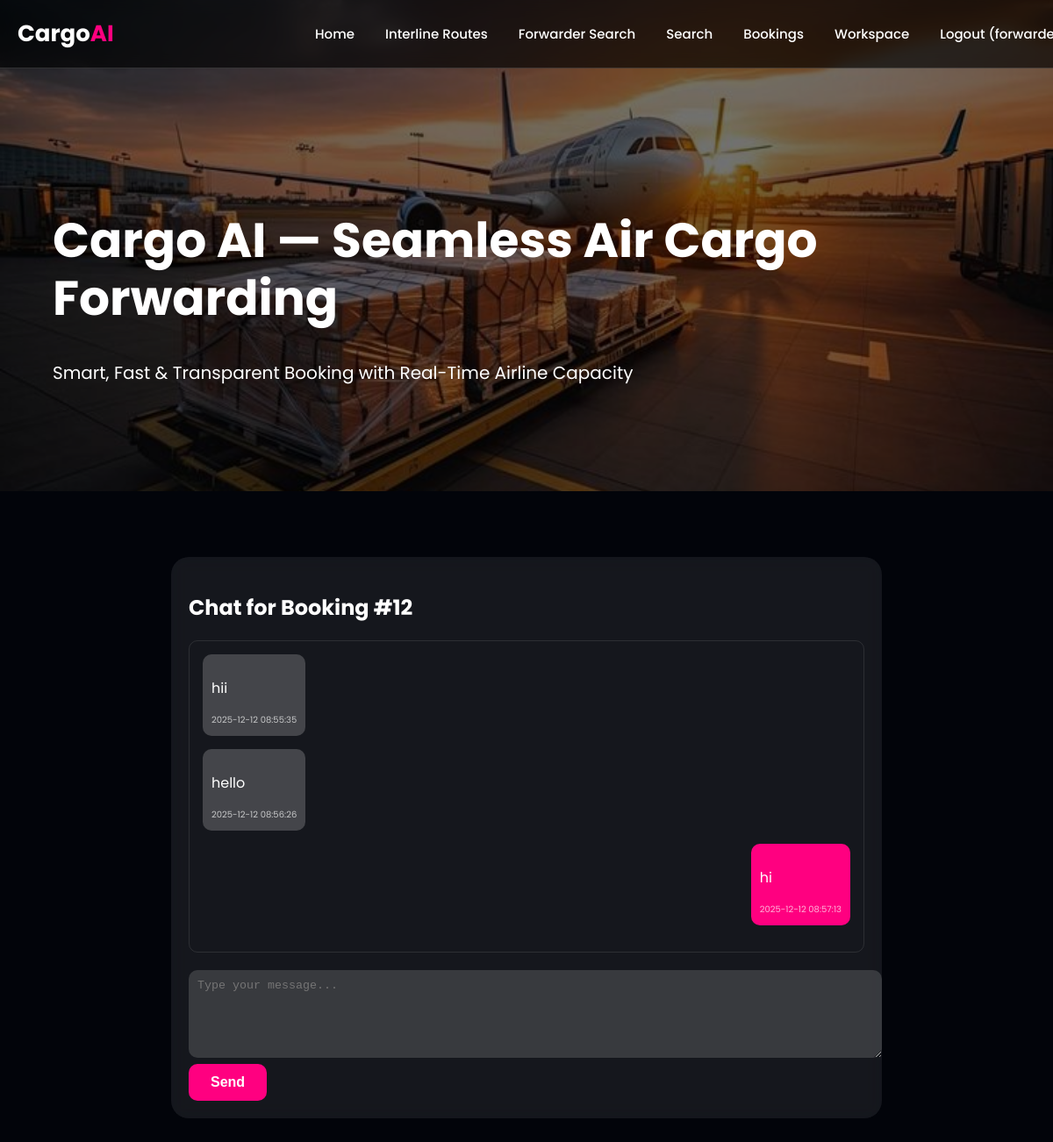
Page /chat/12 (signed in) on the committed database.
### tables this page shows
CREATE TABLE bookings (
            id INTEGER PRIMARY KEY AUTOINCREMENT,
            user_id INTEGER,
            flight_id INTEGER,
            weight INTEGER,
            status TEXT,
            expires_at INTEGER,
            price INTEGER,
            total INTEGER,
            payment_status TEXT DEFAULT 'UNPAID'
        , actual_weight REAL, volumetric_weight REAL, chargeable_weight REAL, length REAL, width REAL, height REAL);

CREATE TABLE booking_messages (
    id INTEGER PRIMARY KEY AUTOINCREMENT,
        booking_id INTEGER,
            sender_id INTEGER,
                message TEXT,
                    timestamp TEXT
                    );

### app.py (the view, shortened to what this page needs)
@app.route("/chat/<int:booking_id>", methods=["GET", "POST"])
def chat(booking_id):
    db = get_db()
    booking = db.execute("SELECT * FROM bookings WHERE id=?", (booking_id,)).fetchone()
    if not booking:
        return "Booking not found"
    user_id = session["user_id"]
    messages = db.execute(
        "SELECT * FROM booking_messages WHERE booking_id=? ORDER BY id ASC",
        (booking_id,)
    ).fetchall()
    return render_template("chat.html", booking=booking, messages=messages)

### database.py (called while the page is built)
def get_db():
    db = getattr(g, "_database", None)
    if db is None:
        db = g._database = sqlite3.connect(DATABASE)
        db.row_factory = sqlite3.Row
    return db

### templates/chat.html
{% extends "base.html" %}
{% block content %}
<div class="chat-box">
    <h2>Chat for Booking #{{ booking['id'] }}</h2>
    <div class="chat-messages">
        {% for m in messages %}
            <div class="chat-msg {{ 'me' if m['sender_id'] == session['user_id'] else 'them' }}">
                <p>{{ m['message'] }}</p>
                <span>{{ m['timestamp'] }}</span>
            </div>
        {% endfor %}
    </div>
    <form method="POST">
        <textarea name="message" placeholder="Type your message..." required></textarea>
        <button class="neon-btn">Send</button>
    </form>
</div>
{% endblock %}

### static/styles.css (style rules this page uses)
body { margin: 0; font-family: "Poppins", sans-serif; background: #0c0c0c; color: #fff; }
button, a.button { padding: 10px 20px; border-radius: 8px; border: none; background: #ff0066; color: #fff; font-size: 16px; cursor: pointer; transition: 0.3s; }
body { background: radial-gradient(circle at top, #0a0f24, #000); background-size: 400% 400%; animation: bgMove 12s ease infinite; color: white; font-family: 'Poppins', sans-serif; }
body { background: #02040a; color: white; font-family: 'Poppins', sans-serif; margin: 0; padding: 0; }
.neon-btn { background: #ff007f; border: none; padding: 12px 25px; border-radius: 30px; color: white; font-weight: 600; cursor: pointer; transition: 0.3s; }
.neon-btn { background: #ff0080; padding: 12px 25px; color: white; border: none; border-radius: 10px; cursor: pointer; font-size: 16px; font-weight: 600; transition: 0.2s; }
.chat-box { width: 70%; margin: 25px auto; padding: 20px; background: rgba(255,255,255,0.08); border-radius: 20px; color: white; backdrop-filter: blur(10px); }
.chat-messages { max-height: 350px; overflow-y: auto; padding: 15px; margin-bottom: 20px; border: 1px solid rgba(255,255,255,0.1); border-radius: 10px; }
.chat-msg { margin-bottom: 15px; padding: 10px; border-radius: 10px; width: fit-content; max-width: 70%; }
.chat-msg.me { background: #ff0080; margin-left: auto; color: white; }
.chat-msg.them { background: rgba(255,255,255,0.2); color: white; }
.chat-msg span { font-size: 10px; opacity: 0.7; display: block; margin-top: 5px; }
textarea { width: 100%; height: 80px; padding: 10px; border-radius: 10px; border: none; background: rgba(255,255,255,0.15); color: white; }

### rows in the picture
bookings: id "12"
booking_messages: message "hii", timestamp "2025-12-12 08:55:35"
booking_messages: message "hello", timestamp "2025-12-12 08:56:26"
booking_messages: message "hi", timestamp "2025-12-12 08:57:13"
